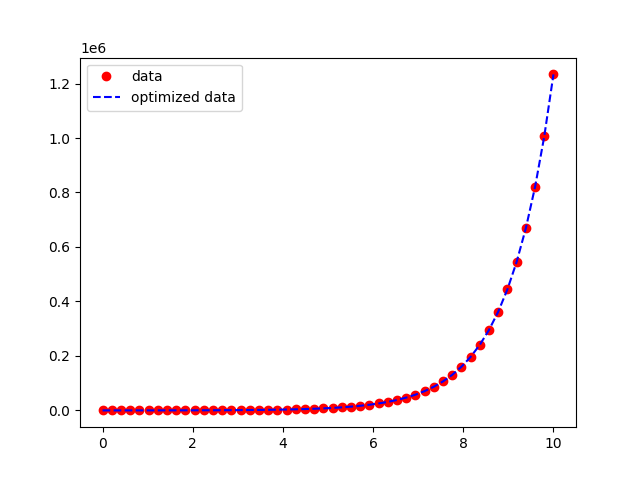

The Python source for this figure:
#Curve fitting using curve_fit of scipy module

import numpy as np 
from scipy.optimize import curve_fit 
from matplotlib import pyplot as plt 

#raw data
x=np.linspace(0,10,num=50) 
y=7*8*np.exp(x)

#guessing function that can fit the data
def test(x,a,b): 
	return a*b*np.exp(x)

param,param_cov=curve_fit(test,x,y) 
print("Parameters") 
print(param) 
print("Covariance") 
print(param_cov)

#generating the curve
ans=param[0]*param[1]*np.exp(x)

plt.plot(x,y,'o',color='red',label="data") 
plt.plot(x, ans,'--',color='blue',label="optimized data") 
plt.legend()
plt.show()
